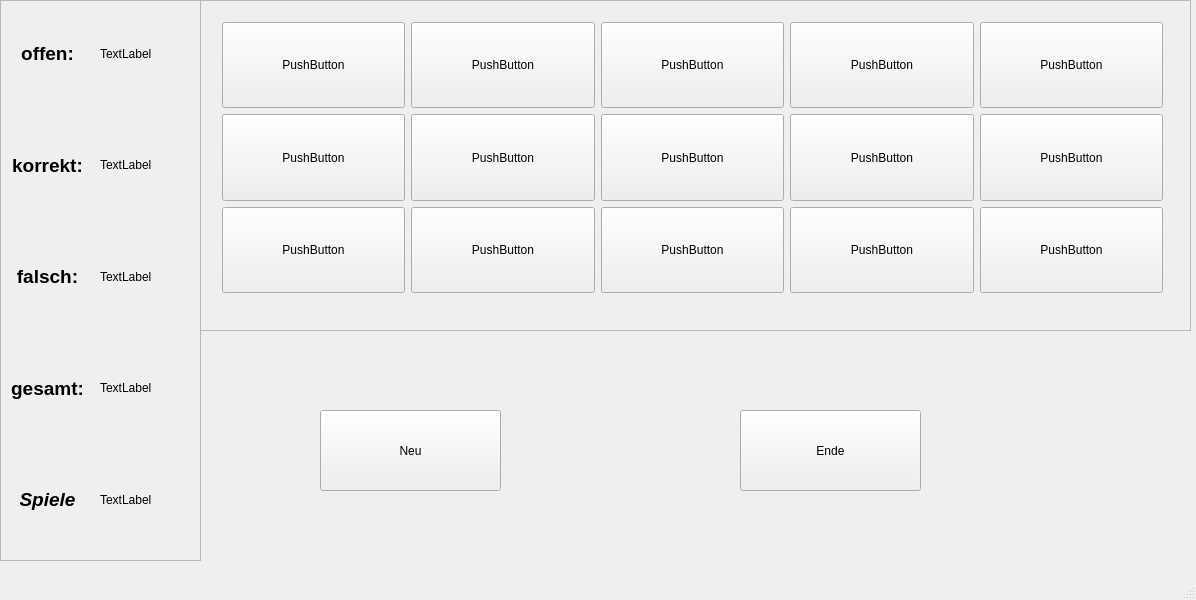
<?xml version="1.0" encoding="UTF-8"?>
<ui version="4.0">
 <class>MainWindow</class>
 <widget class="QMainWindow" name="MainWindow">
  <property name="geometry">
   <rect>
    <x>0</x>
    <y>0</y>
    <width>1196</width>
    <height>600</height>
   </rect>
  </property>
  <property name="windowTitle">
   <string>Qt-Game-Py</string>
  </property>
  <widget class="QWidget" name="centralwidget">
   <widget class="QFrame" name="frame">
    <property name="geometry">
     <rect>
      <x>0</x>
      <y>0</y>
      <width>201</width>
      <height>561</height>
     </rect>
    </property>
    <property name="frameShape">
     <enum>QFrame::StyledPanel</enum>
    </property>
    <property name="frameShadow">
     <enum>QFrame::Raised</enum>
    </property>
    <widget class="QWidget" name="layoutWidget">
     <property name="geometry">
      <rect>
       <x>1</x>
       <y>1</y>
       <width>191</width>
       <height>551</height>
      </rect>
     </property>
     <layout class="QGridLayout" name="gridLayout">
      <item row="0" column="0">
       <widget class="QLabel" name="l_offen">
        <property name="font">
         <font>
          <pointsize>14</pointsize>
          <weight>75</weight>
          <bold>true</bold>
         </font>
        </property>
        <property name="text">
         <string>offen:</string>
        </property>
        <property name="alignment">
         <set>Qt::AlignCenter</set>
        </property>
       </widget>
      </item>
      <item row="0" column="1">
       <widget class="QLabel" name="l_offen_val">
        <property name="text">
         <string>TextLabel</string>
        </property>
       </widget>
      </item>
      <item row="1" column="0">
       <widget class="QLabel" name="l_korrekt">
        <property name="font">
         <font>
          <pointsize>14</pointsize>
          <weight>75</weight>
          <bold>true</bold>
         </font>
        </property>
        <property name="text">
         <string>korrekt:</string>
        </property>
        <property name="alignment">
         <set>Qt::AlignCenter</set>
        </property>
       </widget>
      </item>
      <item row="1" column="1">
       <widget class="QLabel" name="l_korrekt_val">
        <property name="text">
         <string>TextLabel</string>
        </property>
       </widget>
      </item>
      <item row="2" column="0">
       <widget class="QLabel" name="l_falsch">
        <property name="font">
         <font>
          <pointsize>14</pointsize>
          <weight>75</weight>
          <bold>true</bold>
         </font>
        </property>
        <property name="text">
         <string>falsch:</string>
        </property>
        <property name="alignment">
         <set>Qt::AlignCenter</set>
        </property>
       </widget>
      </item>
      <item row="2" column="1">
       <widget class="QLabel" name="l_falsch_val">
        <property name="text">
         <string>TextLabel</string>
        </property>
       </widget>
      </item>
      <item row="3" column="0">
       <widget class="QLabel" name="l_gesamt">
        <property name="font">
         <font>
          <pointsize>14</pointsize>
          <weight>75</weight>
          <bold>true</bold>
         </font>
        </property>
        <property name="text">
         <string>gesamt:</string>
        </property>
        <property name="alignment">
         <set>Qt::AlignCenter</set>
        </property>
       </widget>
      </item>
      <item row="3" column="1">
       <widget class="QLabel" name="l_gesamt_val">
        <property name="text">
         <string>TextLabel</string>
        </property>
       </widget>
      </item>
      <item row="4" column="0">
       <widget class="QLabel" name="l_spiele">
        <property name="font">
         <font>
          <pointsize>14</pointsize>
          <weight>75</weight>
          <italic>true</italic>
          <bold>true</bold>
         </font>
        </property>
        <property name="text">
         <string>Spiele</string>
        </property>
        <property name="alignment">
         <set>Qt::AlignCenter</set>
        </property>
       </widget>
      </item>
      <item row="4" column="1">
       <widget class="QLabel" name="l_spiele_val">
        <property name="text">
         <string>TextLabel</string>
        </property>
       </widget>
      </item>
     </layout>
    </widget>
   </widget>
   <widget class="QFrame" name="frame_2">
    <property name="geometry">
     <rect>
      <x>200</x>
      <y>0</y>
      <width>991</width>
      <height>331</height>
     </rect>
    </property>
    <property name="frameShape">
     <enum>QFrame::StyledPanel</enum>
    </property>
    <property name="frameShadow">
     <enum>QFrame::Raised</enum>
    </property>
    <widget class="QWidget" name="layoutWidget">
     <property name="geometry">
      <rect>
       <x>22</x>
       <y>22</y>
       <width>941</width>
       <height>271</height>
      </rect>
     </property>
     <layout class="QGridLayout" name="gridLayout_2">
      <item row="0" column="0">
       <widget class="QPushButton" name="pushButton">
        <property name="sizePolicy">
         <sizepolicy hsizetype="Minimum" vsizetype="Minimum">
          <horstretch>0</horstretch>
          <verstretch>0</verstretch>
         </sizepolicy>
        </property>
        <property name="text">
         <string>PushButton</string>
        </property>
       </widget>
      </item>
      <item row="0" column="1">
       <widget class="QPushButton" name="pushButton_3">
        <property name="sizePolicy">
         <sizepolicy hsizetype="Minimum" vsizetype="Minimum">
          <horstretch>0</horstretch>
          <verstretch>0</verstretch>
         </sizepolicy>
        </property>
        <property name="text">
         <string>PushButton</string>
        </property>
       </widget>
      </item>
      <item row="0" column="2">
       <widget class="QPushButton" name="pushButton_5">
        <property name="sizePolicy">
         <sizepolicy hsizetype="Minimum" vsizetype="Minimum">
          <horstretch>0</horstretch>
          <verstretch>0</verstretch>
         </sizepolicy>
        </property>
        <property name="text">
         <string>PushButton</string>
        </property>
       </widget>
      </item>
      <item row="0" column="3">
       <widget class="QPushButton" name="pushButton_4">
        <property name="sizePolicy">
         <sizepolicy hsizetype="Minimum" vsizetype="Minimum">
          <horstretch>0</horstretch>
          <verstretch>0</verstretch>
         </sizepolicy>
        </property>
        <property name="text">
         <string>PushButton</string>
        </property>
       </widget>
      </item>
      <item row="0" column="4">
       <widget class="QPushButton" name="pushButton_2">
        <property name="sizePolicy">
         <sizepolicy hsizetype="Minimum" vsizetype="Minimum">
          <horstretch>0</horstretch>
          <verstretch>0</verstretch>
         </sizepolicy>
        </property>
        <property name="text">
         <string>PushButton</string>
        </property>
       </widget>
      </item>
      <item row="1" column="0">
       <widget class="QPushButton" name="pushButton_6">
        <property name="sizePolicy">
         <sizepolicy hsizetype="Minimum" vsizetype="Minimum">
          <horstretch>0</horstretch>
          <verstretch>0</verstretch>
         </sizepolicy>
        </property>
        <property name="text">
         <string>PushButton</string>
        </property>
       </widget>
      </item>
      <item row="1" column="1">
       <widget class="QPushButton" name="pushButton_7">
        <property name="sizePolicy">
         <sizepolicy hsizetype="Minimum" vsizetype="Minimum">
          <horstretch>0</horstretch>
          <verstretch>0</verstretch>
         </sizepolicy>
        </property>
        <property name="text">
         <string>PushButton</string>
        </property>
       </widget>
      </item>
      <item row="1" column="2">
       <widget class="QPushButton" name="pushButton_8">
        <property name="sizePolicy">
         <sizepolicy hsizetype="Minimum" vsizetype="Minimum">
          <horstretch>0</horstretch>
          <verstretch>0</verstretch>
         </sizepolicy>
        </property>
        <property name="text">
         <string>PushButton</string>
        </property>
       </widget>
      </item>
      <item row="1" column="3">
       <widget class="QPushButton" name="pushButton_9">
        <property name="sizePolicy">
         <sizepolicy hsizetype="Minimum" vsizetype="Minimum">
          <horstretch>0</horstretch>
          <verstretch>0</verstretch>
         </sizepolicy>
        </property>
        <property name="text">
         <string>PushButton</string>
        </property>
       </widget>
      </item>
      <item row="1" column="4">
       <widget class="QPushButton" name="pushButton_10">
        <property name="sizePolicy">
         <sizepolicy hsizetype="Minimum" vsizetype="Minimum">
          <horstretch>0</horstretch>
          <verstretch>0</verstretch>
         </sizepolicy>
        </property>
        <property name="text">
         <string>PushButton</string>
        </property>
       </widget>
      </item>
      <item row="2" column="0">
       <widget class="QPushButton" name="pushButton_11">
        <property name="sizePolicy">
         <sizepolicy hsizetype="Minimum" vsizetype="Minimum">
          <horstretch>0</horstretch>
          <verstretch>0</verstretch>
         </sizepolicy>
        </property>
        <property name="text">
         <string>PushButton</string>
        </property>
       </widget>
      </item>
      <item row="2" column="1">
       <widget class="QPushButton" name="pushButton_12">
        <property name="sizePolicy">
         <sizepolicy hsizetype="Minimum" vsizetype="Minimum">
          <horstretch>0</horstretch>
          <verstretch>0</verstretch>
         </sizepolicy>
        </property>
        <property name="text">
         <string>PushButton</string>
        </property>
       </widget>
      </item>
      <item row="2" column="2">
       <widget class="QPushButton" name="pushButton_13">
        <property name="sizePolicy">
         <sizepolicy hsizetype="Minimum" vsizetype="Minimum">
          <horstretch>0</horstretch>
          <verstretch>0</verstretch>
         </sizepolicy>
        </property>
        <property name="text">
         <string>PushButton</string>
        </property>
       </widget>
      </item>
      <item row="2" column="3">
       <widget class="QPushButton" name="pushButton_14">
        <property name="sizePolicy">
         <sizepolicy hsizetype="Minimum" vsizetype="Minimum">
          <horstretch>0</horstretch>
          <verstretch>0</verstretch>
         </sizepolicy>
        </property>
        <property name="text">
         <string>PushButton</string>
        </property>
       </widget>
      </item>
      <item row="2" column="4">
       <widget class="QPushButton" name="pushButton_15">
        <property name="sizePolicy">
         <sizepolicy hsizetype="Minimum" vsizetype="Minimum">
          <horstretch>0</horstretch>
          <verstretch>0</verstretch>
         </sizepolicy>
        </property>
        <property name="text">
         <string>PushButton</string>
        </property>
       </widget>
      </item>
     </layout>
    </widget>
   </widget>
   <widget class="QPushButton" name="pushButton_16">
    <property name="geometry">
     <rect>
      <x>320</x>
      <y>410</y>
      <width>181</width>
      <height>81</height>
     </rect>
    </property>
    <property name="text">
     <string>Neu</string>
    </property>
   </widget>
   <widget class="QPushButton" name="pushButton_17">
    <property name="geometry">
     <rect>
      <x>740</x>
      <y>410</y>
      <width>181</width>
      <height>81</height>
     </rect>
    </property>
    <property name="text">
     <string>Ende</string>
    </property>
   </widget>
  </widget>
  <widget class="QMenuBar" name="menubar">
   <property name="geometry">
    <rect>
     <x>0</x>
     <y>0</y>
     <width>1196</width>
     <height>23</height>
    </rect>
   </property>
  </widget>
  <widget class="QStatusBar" name="statusbar"/>
 </widget>
 <resources/>
 <connections>
  <connection>
   <sender>pushButton_17</sender>
   <signal>clicked()</signal>
   <receiver>MainWindow</receiver>
   <slot>close()</slot>
   <hints>
    <hint type="sourcelabel">
     <x>830</x>
     <y>473</y>
    </hint>
    <hint type="destinationlabel">
     <x>597</x>
     <y>299</y>
    </hint>
   </hints>
  </connection>
 </connections>
</ui>
